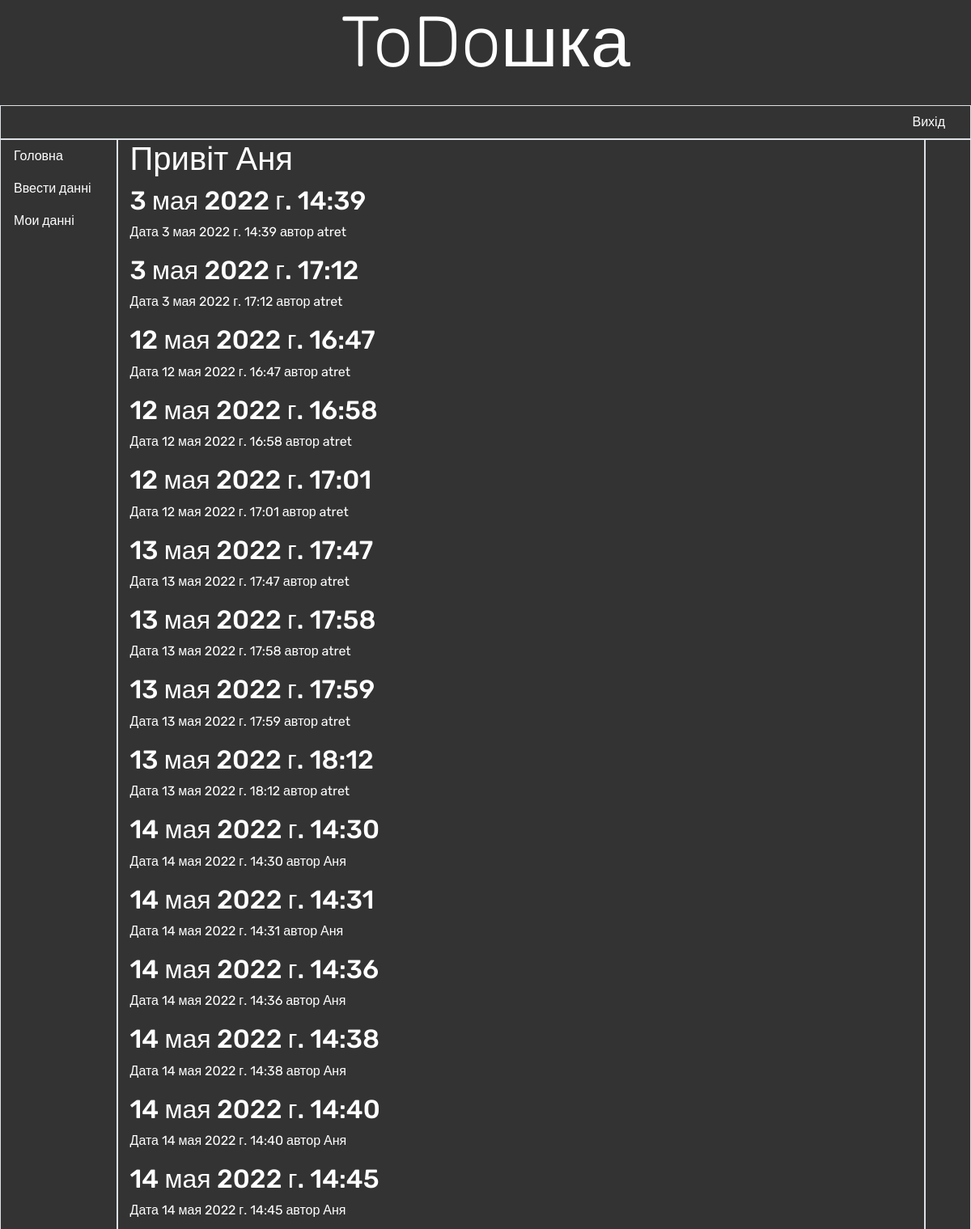
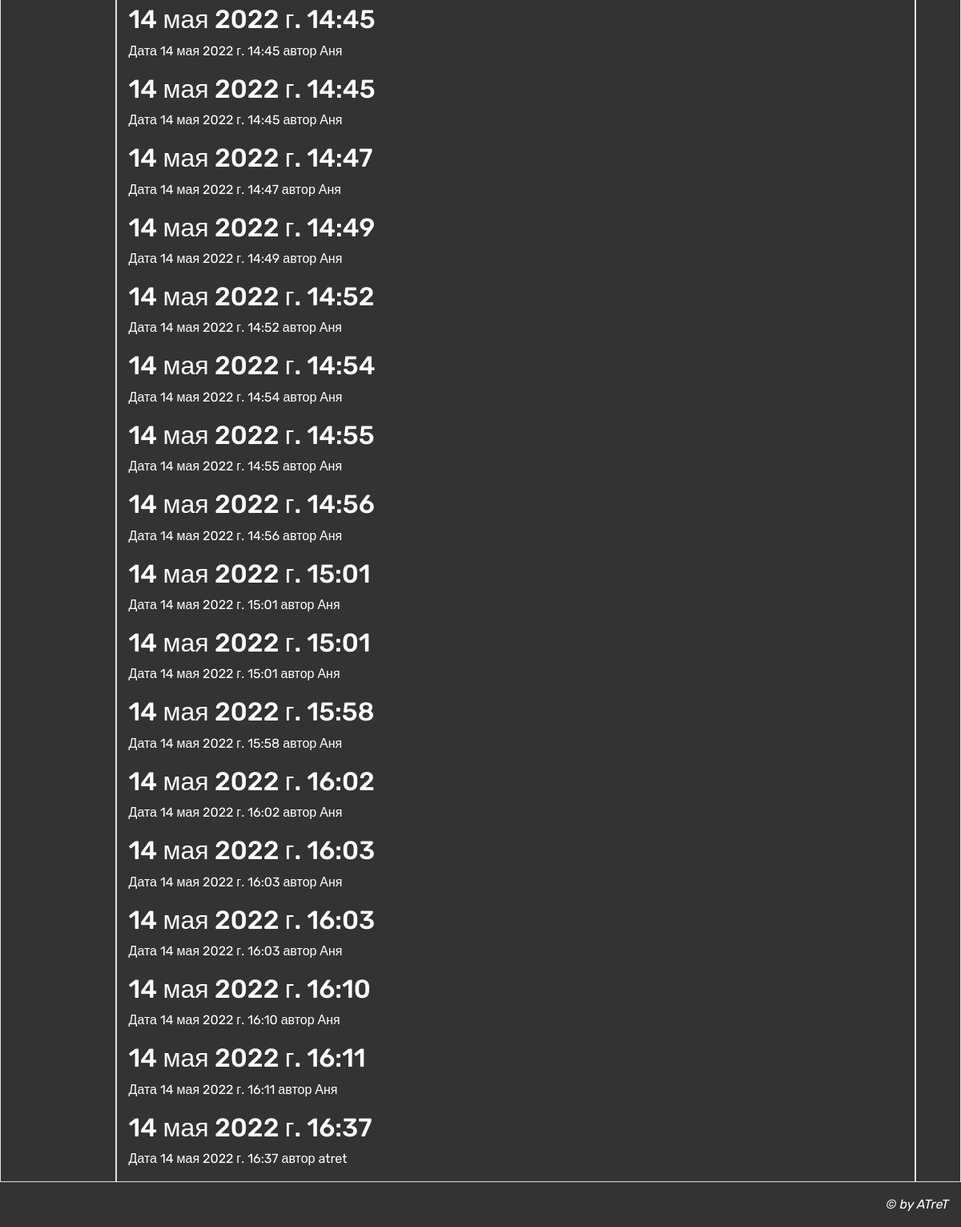
The app's page /dashboard/ (signed in) with its own data (2 pictures, top to bottom).
### dashboard/models.py (models this page shows)
class TodoDb(models.Model):
    author = models.ForeignKey(User, on_delete=models.CASCADE)
    header = models.CharField(max_length=100, verbose_name='Заголовок')
    content = models.TextField(max_length=500, verbose_name='Задача')
    slave = models.CharField(max_length=100, verbose_name='Виконавець', blank=True)
    date_add = models.DateTimeField(auto_now_add=True)
    date_update = models.DateTimeField(auto_now=True)
    photo = models.ImageField(blank=True, null=True, upload_to='uploads/%Y/%m/%d/',verbose_name='Фото')
    def get_absolute_url(self):
        return reverse('dashboard:detail', kwargs={'pk': self.pk})
    class Meta:
        ordering = ['date_add']

### dashboard/views.py (the view)
# urls.py: path('', views.TdListView.as_view(), name='list'),
class TdListView(LoginRequiredMixin, ListView):
    model = TodoDb
    template_name = 'dashboard/list.html'
    context_object_name = 'list_content'
    raise_exception = True

### dashboard/templates/dashboard/list.html (shortened to what this page needs)
{% extends "base.html" %}
{%block content %}
    <h1>Привіт {{ request.user }}</h1>
    {% for value in list_content %}
        <h2>
            <a href="{{ value.get_absolute_url }}">{{ value.date_update }}</a>
        </h2>
        <p class="date"> Дата {{ value.date_update }} автор {{ value.author }}</p>
    {% endfor %}
{% endblock %}

### account/templates/base.html (style rules this page uses)
body { background-color: #333333; color: white; font-family: 'Rubik', sans-serif; }
a { color: white; }

### records on screen
TodoDb: date_update "3 мая 2022 г. 14:39", author "atret"
TodoDb: date_update "3 мая 2022 г. 17:12", author "atret"
TodoDb: date_update "12 мая 2022 г. 16:47", author "atret"
TodoDb: date_update "12 мая 2022 г. 16:58", author "atret"
TodoDb: date_update "12 мая 2022 г. 17:01", author "atret"
TodoDb: date_update "13 мая 2022 г. 17:47", author "atret"
TodoDb: date_update "13 мая 2022 г. 17:58", author "atret"
TodoDb: date_update "13 мая 2022 г. 17:59", author "atret"
TodoDb: date_update "13 мая 2022 г. 18:12", author "atret"
TodoDb: date_update "14 мая 2022 г. 14:30", author "Аня"
TodoDb: date_update "14 мая 2022 г. 14:31", author "Аня"
TodoDb: date_update "14 мая 2022 г. 14:36", author "Аня"
TodoDb: date_update "14 мая 2022 г. 14:38", author "Аня"
TodoDb: date_update "14 мая 2022 г. 14:40", author "Аня"
TodoDb: date_update "14 мая 2022 г. 14:45", author "Аня"
TodoDb: date_update "14 мая 2022 г. 14:45", author "Аня"
TodoDb: date_update "14 мая 2022 г. 14:45", author "Аня"
TodoDb: date_update "14 мая 2022 г. 14:47", author "Аня"
TodoDb: date_update "14 мая 2022 г. 14:49", author "Аня"
TodoDb: date_update "14 мая 2022 г. 14:52", author "Аня"
TodoDb: date_update "14 мая 2022 г. 14:54", author "Аня"
TodoDb: date_update "14 мая 2022 г. 14:55", author "Аня"
TodoDb: date_update "14 мая 2022 г. 14:56", author "Аня"
TodoDb: date_update "14 мая 2022 г. 15:01", author "Аня"
TodoDb: date_update "14 мая 2022 г. 15:01", author "Аня"
TodoDb: date_update "14 мая 2022 г. 15:58", author "Аня"
TodoDb: date_update "14 мая 2022 г. 16:02", author "Аня"
TodoDb: date_update "14 мая 2022 г. 16:03", author "Аня"
TodoDb: date_update "14 мая 2022 г. 16:03", author "Аня"
TodoDb: date_update "14 мая 2022 г. 16:10", author "Аня"
TodoDb: date_update "14 мая 2022 г. 16:11", author "Аня"
TodoDb: date_update "14 мая 2022 г. 16:37", author "atret"

### other values on screen
{{ request.user }} "Аня"
